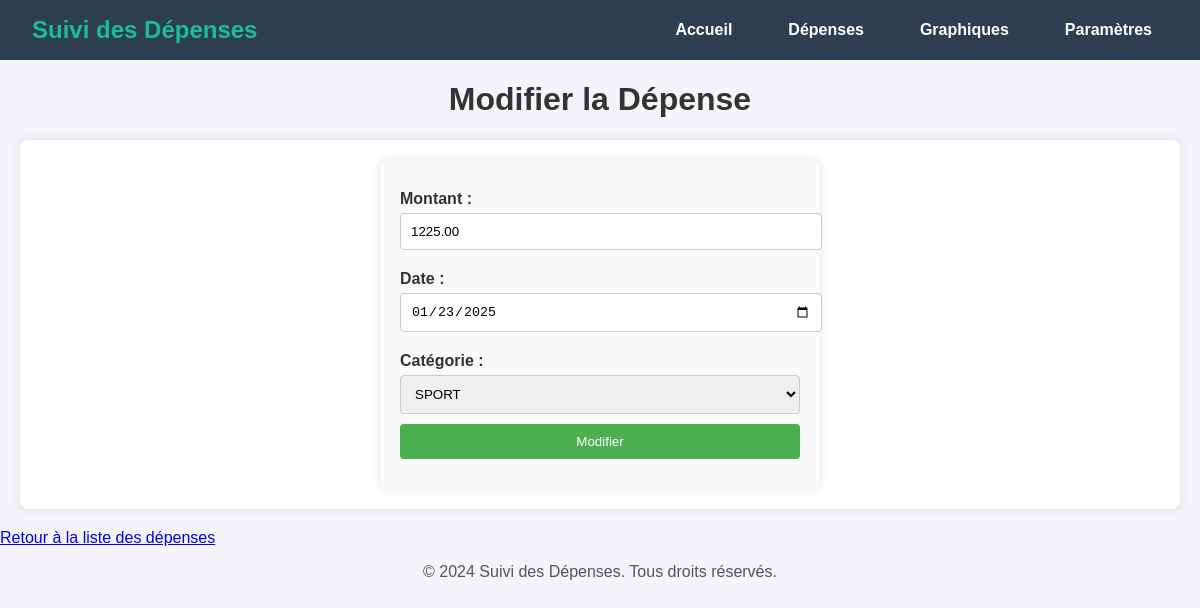
Screenshot of /modifier_depense.php?id=19 with the database file from the repository.
### tables this page shows
CREATE TABLE `depenses` (
  `id_depense` int(11) NOT NULL,
  `montant` decimal(10,2) NOT NULL,
  `date_depense` date NOT NULL,
  `id_categorie` int(11) DEFAULT NULL
);

CREATE TABLE `categories` (
  `id_categorie` int(11) NOT NULL,
  `nom_categorie` varchar(255) NOT NULL,
  `description` text DEFAULT NULL
);

### includes/Categorie.php (called while the page is built, shortened)
<?php
class Categorie {
    private $id;
    private $nom;
    public function __construct($id, $nom, $description) {
        $this->id = $id;
        $this->nom = $nom;
    }
    public function getId() {
        return $this->id;
    }
    public function getNom() {
        return $this->nom;
    }
    public static function getCategories($pdo) {
        $stmt = $pdo->query("SELECT * FROM Categories");
        $categories = [];
        while ($row = $stmt->fetch()) {
            $categories[] = new Categorie($row['id_categorie'], $row['nom_categorie'], $row['description']);
        }
        return $categories;
    }
}
?>

### modifier_depense.php (the view, shortened to what this page needs)
<?php
include 'header.php';
include 'includes/config.php';
include 'includes/Categorie.php';
if (isset($_GET['id']) && !empty($_GET['id'])) {
    $id_depense = $_GET['id'];
    try {
        $stmt = $pdo->prepare("SELECT * FROM Depenses WHERE id_depense = ?");
        $stmt->execute([$id_depense]);
        $depense = $stmt->fetch(PDO::FETCH_ASSOC);
    } catch (PDOException $e) {
        die("Erreur lors de la récupération de la dépense : " . $e->getMessage());
    }
} else {
    die("ID de dépense manquant.");
}
try {
    $categories = Categorie::getCategories($pdo);
} catch (PDOException $e) {
    die("Erreur lors de la récupération des catégories : " . $e->getMessage());
}
?>
<!DOCTYPE html>
<html lang="fr">
<head>
    <link rel="stylesheet" href="Style/depenses.css">
</head>
<body>
    <h1>Modifier la Dépense</h1>
    <section>
        <form method="post">
            <label>Montant :</label>
            <input type="number" step="0.01" name="montant" value="<?= htmlspecialchars($depense['montant']); ?>" required>
            <label>Date :</label>
            <input type="date" name="date_depense" value="<?= htmlspecialchars($depense['date_depense']); ?>" required>
            <label>Catégorie :</label>
            <select name="id_categorie" required>
                <?php foreach ($categories as $categorie): ?>
                    <option value="<?= $categorie->getId(); ?>" <?= $categorie->getId() == $depense['id_categorie'] ? 'selected' : ''; ?>>
                        <?= htmlspecialchars($categorie->getNom()); ?>
                    </option>
                <?php endforeach; ?>
            </select>
            <button type="submit">Modifier</button>
        </form>
    </section>
    <a href="depenses.php">Retour à la liste des dépenses</a>
</body>
</html>
<?php include 'footer.php'; ?>

### Style/header.css (style rules this page uses)
body { font-family: Arial, sans-serif; margin: 0; padding: 0; box-sizing: border-box; }

### Style/depenses.css (style rules this page uses)
body { font-family: Arial, sans-serif; background-color: #f4f4f9; margin: 0; padding: 0; }
h1, h2 { text-align: center; color: #333; }
section { margin: 20px; padding: 20px; background-color: #ffffff; border-radius: 8px; box-shadow: 0 0 10px rgba(0, 0, 0, 0.1); }
form { display: flex; flex-direction: column; max-width: 400px; margin: 0 auto; padding: 20px; background-color: #fafafa; border-radius: 8px; box-shadow: 0 0 10px rgba(0, 0, 0, 0.1); }
form label { margin: 10px 0 5px; font-weight: bold; color: #333; }
form input, form select, form button { padding: 10px; margin-bottom: 10px; border: 1px solid #ccc; border-radius: 4px; }
form input[type="number"], form input[type="date"], form select { width: 100%; }
form button { background-color: #4CAF50; color: white; border: none; cursor: pointer; }

### rows the page displays
depenses: montant "1225.00", date_depense "01/23/2025", id_categorie "SPORT"
